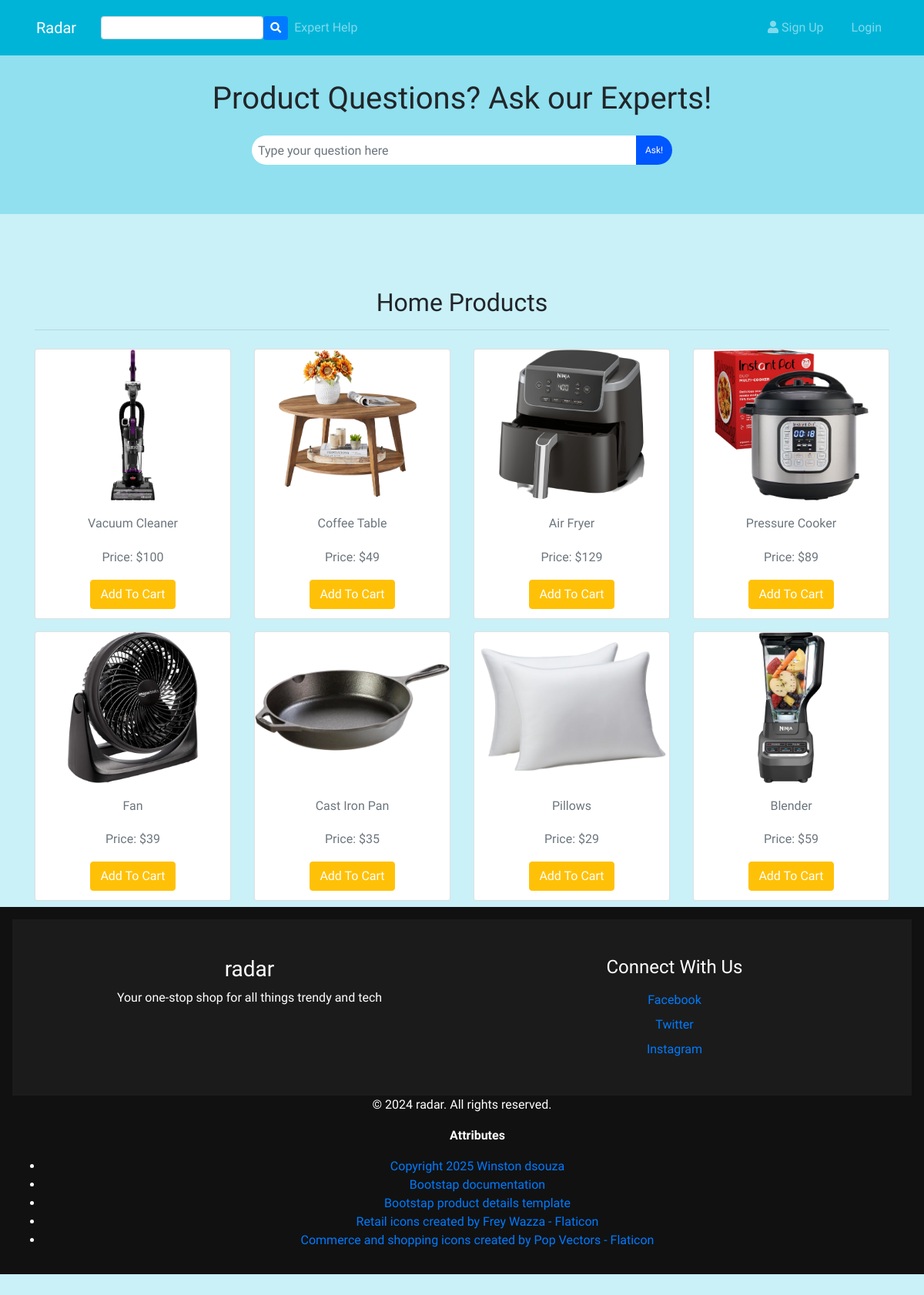
The app's page /home.php with its own data.
### tables this page shows
CREATE TABLE `products` (
  `id` int(11) NOT NULL,
  `name` varchar(30) DEFAULT NULL,
  `price` int(20) NOT NULL,
  `image_path` varchar(255) DEFAULT NULL,
  `category` enum('','Electronics','Home','Fashion') NOT NULL DEFAULT '',
  `is_summer` tinyint(1) NOT NULL DEFAULT 0
);

### home.php (the view, shortened to what this page needs)
<?php
require 'includes/common.php';
?>
<!DOCTYPE html>
<html lang="en">
<head>
    <link rel="stylesheet" href="includes/styles.css?v=1.0">
    <link rel="stylesheet" href="https://stackpath.bootstrapcdn.com/bootstrap/4.1.3/css/bootstrap.min.css">
    <link href="https://stackpath.bootstrapcdn.com/font-awesome/4.7.0/css/font-awesome.min.css" rel="stylesheet" >
</head>
<body>
    <?php include 'includes/question_bar.php' ?>
    <div class="container" style="margin-top: 80px;">
        <h2 class="text-center">Home Products</h2>
        <hr>
        <div class="row text-center">
            <?php
            $query = "SELECT * FROM products WHERE category = 'home'";
            $result = mysqli_query($con, $query);
            if (mysqli_num_rows($result) > 0) {
                while ($row = mysqli_fetch_assoc($result)) {
                    ?>
                    <div class="col-md-3 col-6 py-2">
                        <div class="card position-relative">
                            <a href="product.php?id=<?php echo $row['id']; ?>" class="stretched-link text-decoration-none text-dark">
                                <img src="<?php echo htmlspecialchars($row['image_path']); ?>" class="img-fluid pb-1" style="height: 200px; object-fit: contain;" alt="<?php echo htmlspecialchars($row['name']); ?>">
                                <div class="figure-caption">
                                    <h6><?php echo htmlspecialchars($row['name']); ?></h6>
                                    <h6>Price: $<?php echo htmlspecialchars($row['price']); ?></h6>
                                </div>
                            </a>
                            <div class="card-footer bg-white border-0">
                                <?php
                                if (!isset($_SESSION['email'])) {
                                    ?>
                                    <a href="index.php#login" role="button" class="btn btn-warning text-white">Add To Cart</a>
                                    <?php
                                }
                                ?>
                            </div>
                        </div>
                    </div>
                    <?php
                }
            } else {
                echo "<h4 class='text-center w-100'>No fashion products available right now.</h4>";
            }
            ?>
        </div>
    </div>
    <?php include('includes/footer.php'); ?>
</body>
</html>

### includes/styles.css (style rules this page uses)
html { position: relative; min-height: 100%; }
body { overflow-x:hidden; max-width: 100%; margin:0; margin-bottom: 150px; background-color: #caf0f8; }
body, h1, h2, h3, h4, h5, h6 { font-family: 'Andika'; padding-top: 16px; }
.container a { color:black; }

### records on screen
products: image_path (picture), name "Vacuum Cleaner", price "100"
products: image_path (picture), name "Coffee Table", price "49"
products: image_path (picture), name "Air Fryer", price "129"
products: image_path (picture), name "Pressure Cooker", price "89"
products: image_path (picture), name "Fan", price "39"
products: image_path (picture), name "Cast Iron Pan", price "35"
products: image_path (picture), name "Pillows", price "29"
products: image_path (picture), name "Blender", price "59"
